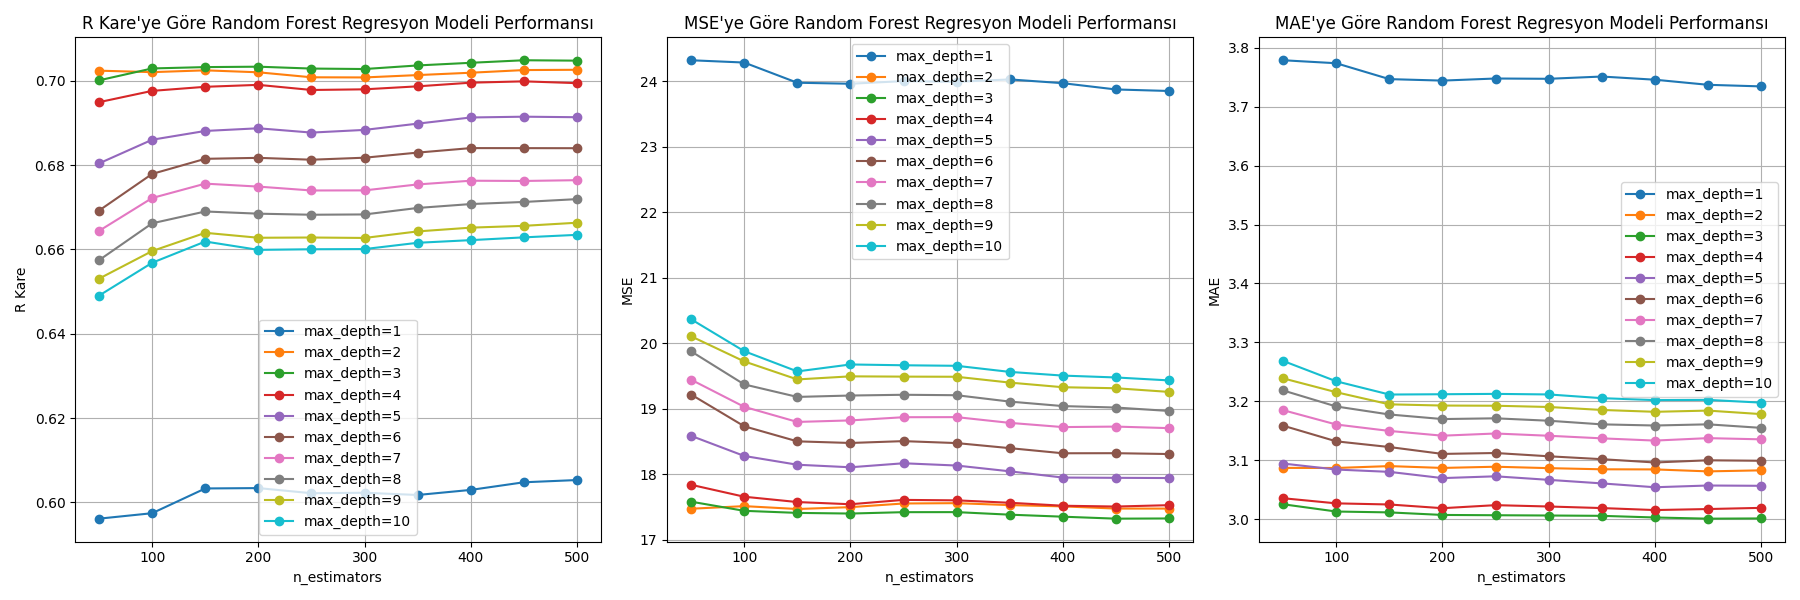

The Python source for this figure:
﻿import seaborn as sns
import pandas as pd
import matplotlib.pyplot as plt
from sklearn.model_selection import train_test_split, cross_val_score
from sklearn.ensemble import RandomForestRegressor
from sklearn.metrics import make_scorer, r2_score, mean_squared_error, mean_absolute_error
import random

# Veri setini yükle
df = sns.load_dataset("mpg")
df = df.dropna(subset=["horsepower"])

# Özellik ve hedef seçimi
ozellik = df[["horsepower", "acceleration", "weight"]]
hedef = df["mpg"]

# Eğitim-test ayrımı
random_state = 300 #random.randint(0, 999)
ozellik_egitim, ozellik_test, hedef_egitim, hedef_test = train_test_split(ozellik, hedef, test_size=0.1, random_state=random_state)

# Hiperparametre adayları
n_estimators_adayları = range(50, 501, 50)
max_depth_adayları = range(1, 11)

# Cross-validation sonuçlarını saklamak için DataFrame
cross_validation_sonuçlar = pd.DataFrame(columns=["n_estimators", "max_depth", "r_kare", "mse", "mae"])

# Skorlayıcılar
mse_scorer = make_scorer(mean_squared_error, greater_is_better=False)
mae_scorer = make_scorer(mean_absolute_error, greater_is_better=False)
r_kare_scorer = make_scorer(r2_score, greater_is_better=True)

# Cross-validation ile sonuçların hesaplanması
for n_estimators in n_estimators_adayları:
    for max_depth in max_depth_adayları:
        random_forest_model = RandomForestRegressor(n_estimators=n_estimators, max_depth=max_depth, random_state=random_state)

        # R Kare
        r_kare_skorları = cross_val_score(random_forest_model, ozellik_egitim, hedef_egitim, cv=5, scoring=r_kare_scorer)
        r_kare = r_kare_skorları.mean()

        # MSE
        mse_skorları = cross_val_score(random_forest_model, ozellik_egitim, hedef_egitim, cv=5, scoring=mse_scorer)
        mse = (-1) * mse_skorları.mean()

        # MAE
        mae_skorları = cross_val_score(random_forest_model, ozellik_egitim, hedef_egitim, cv=5, scoring=mae_scorer)
        mae = (-1) * mae_skorları.mean()

        # Sonucu tabloya ekle
        cross_validation_sonuçlar = cross_validation_sonuçlar._append({
            "n_estimators": n_estimators,
            "max_depth": max_depth,
            "r_kare": r_kare,
            "mse": mse,
            "mae": mae
        }, ignore_index=True)

        print("n_estimators:", n_estimators, "max_depth:", max_depth, "R Kare:", r_kare, "MSE:", mse, "MAE:", mae)

# R kare yöntemine göre en iyi n_estimators ve max_depth'u bulma
en_iyi_r_kare = cross_validation_sonuçlar["r_kare"].max()
en_iyi_r_kare_satir = cross_validation_sonuçlar[cross_validation_sonuçlar["r_kare"] == en_iyi_r_kare].iloc[0]
en_iyi_r_kare_n_estimators = en_iyi_r_kare_satir["n_estimators"]
en_iyi_r_kare_max_depth = en_iyi_r_kare_satir["max_depth"]
print("En iyi R Kare:", en_iyi_r_kare, "En iyi n_estimators:", en_iyi_r_kare_n_estimators, "En iyi max_depth:", en_iyi_r_kare_max_depth)

# MSE yöntemine göre en iyi n_estimators ve max_depth'u bulma
en_iyi_mse = cross_validation_sonuçlar["mse"].min()
en_iyi_mse_satir = cross_validation_sonuçlar[cross_validation_sonuçlar["mse"] == en_iyi_mse].iloc[0]
en_iyi_mse_n_estimators = en_iyi_mse_satir["n_estimators"]
en_iyi_mse_max_depth = en_iyi_mse_satir["max_depth"]
print("En iyi MSE:", en_iyi_mse, "En iyi n_estimators:", en_iyi_mse_n_estimators, "En iyi max_depth:", en_iyi_mse_max_depth)

# MAE yöntemine göre en iyi n_estimators ve max_depth'u bulma
en_iyi_mae = cross_validation_sonuçlar["mae"].min()
en_iyi_mae_satir = cross_validation_sonuçlar[cross_validation_sonuçlar["mae"] == en_iyi_mae].iloc[0]
en_iyi_mae_n_estimators = en_iyi_mae_satir["n_estimators"]
en_iyi_mae_max_depth = en_iyi_mae_satir["max_depth"]
print("En iyi MAE:", en_iyi_mae, "En iyi n_estimators:", en_iyi_mae_n_estimators, "En iyi max_depth:", en_iyi_mae_max_depth)

# Grafikler: her bir max_depth için ayrı çizgi
fig, axes = plt.subplots(1, 3, figsize=(18, 6))

# R Kare grafiği (her max_depth farklı çizgi)
for max_depth in max_depth_adayları:
    subset = cross_validation_sonuçlar[cross_validation_sonuçlar["max_depth"] == max_depth]
    axes[0].plot(subset["n_estimators"], subset["r_kare"], marker='o', label=f"max_depth={max_depth}")
axes[0].set_xlabel("n_estimators")
axes[0].set_ylabel("R Kare")
axes[0].set_title("R Kare'ye Göre Random Forest Regresyon Modeli Performansı")
axes[0].legend()
axes[0].grid(True)

# MSE grafiği (her max_depth farklı çizgi)
for max_depth in max_depth_adayları:
    subset = cross_validation_sonuçlar[cross_validation_sonuçlar["max_depth"] == max_depth]
    axes[1].plot(subset["n_estimators"], subset["mse"], marker='o', label=f"max_depth={max_depth}")
axes[1].set_xlabel("n_estimators")
axes[1].set_ylabel("MSE")
axes[1].set_title("MSE'ye Göre Random Forest Regresyon Modeli Performansı")
axes[1].legend()
axes[1].grid(True)

# MAE grafiği (her max_depth farklı çizgi)
for max_depth in max_depth_adayları:
    subset = cross_validation_sonuçlar[cross_validation_sonuçlar["max_depth"] == max_depth]
    axes[2].plot(subset["n_estimators"], subset["mae"], marker='o', label=f"max_depth={max_depth}")
axes[2].set_xlabel("n_estimators")
axes[2].set_ylabel("MAE")
axes[2].set_title("MAE'ye Göre Random Forest Regresyon Modeli Performansı")
axes[2].legend()
axes[2].grid(True)

plt.tight_layout()
plt.savefig("random_forest.png")
plt.show()

# Tahmin Hedefleri
tahmin_hedef_horsepower = 130
tahmin_hedef_acceleration = 13
tahmin_hedef_weight = 3500

# En iyi R Kare sonucunu veren n_estimators ve max_depth değerleri ile model oluşturma
en_iyi_n_estimators_r_kare = int(en_iyi_r_kare_n_estimators)
en_iyi_max_depth_r_kare = int(en_iyi_r_kare_max_depth)
print(f"\nEn iyi R Kare sonucunu veren model oluşturuluyor... n_estimators={en_iyi_n_estimators_r_kare}, max_depth={en_iyi_max_depth_r_kare}")

final_random_forest_model = RandomForestRegressor(n_estimators=en_iyi_n_estimators_r_kare, max_depth=en_iyi_max_depth_r_kare, random_state=random_state)
final_random_forest_model.fit(ozellik_egitim, hedef_egitim)

# Yeni değerler için tahmin
araba_df = pd.DataFrame([[tahmin_hedef_horsepower, tahmin_hedef_acceleration, tahmin_hedef_weight]], columns=ozellik_egitim.columns)
tahmin_mpg = final_random_forest_model.predict(araba_df)
print(f"Horsepower={tahmin_hedef_horsepower}, Acceleration={tahmin_hedef_acceleration}, Weight={tahmin_hedef_weight} için tahmin edilen MPG: {tahmin_mpg[0]:.2f}")
